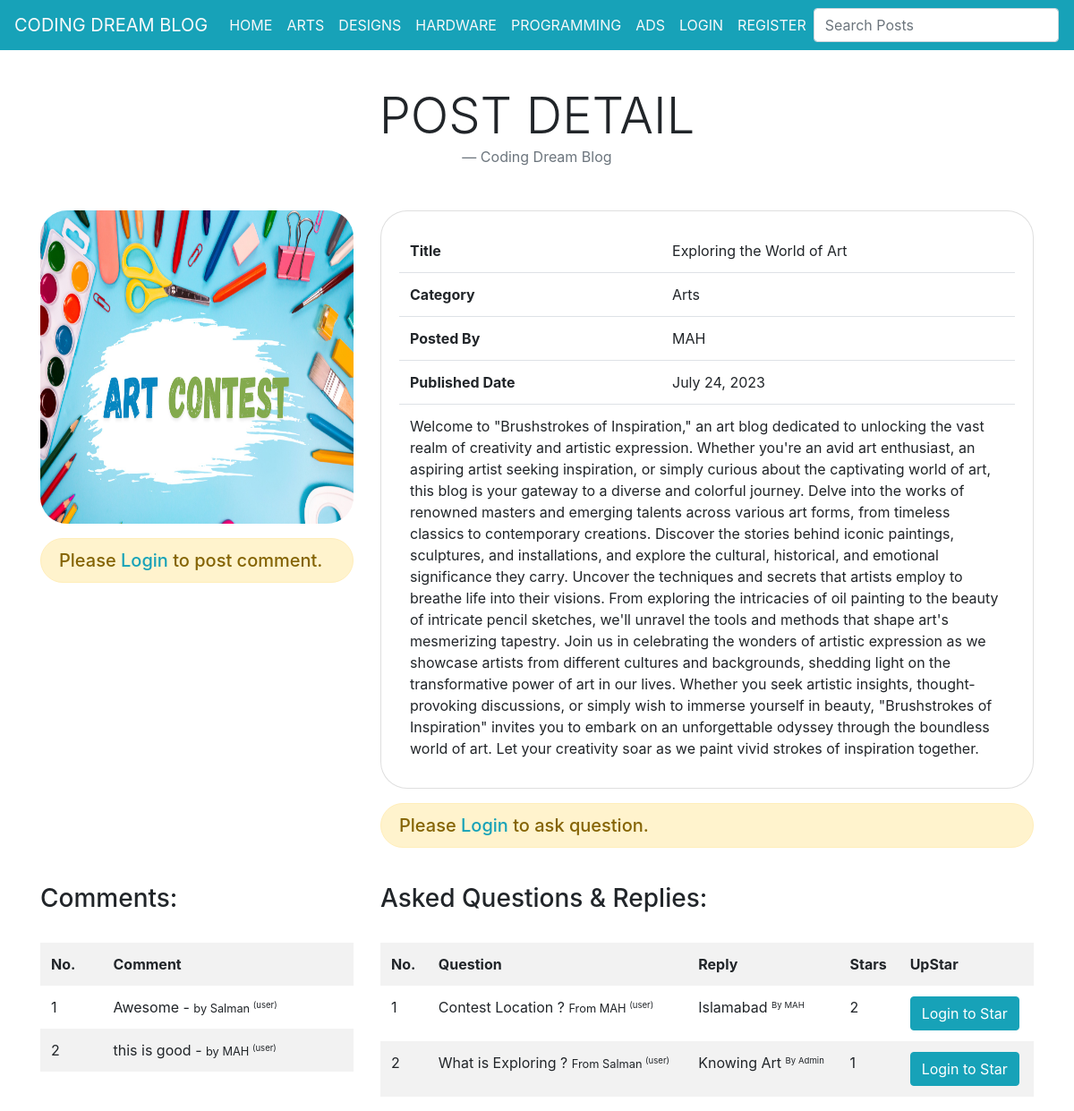
The app's page /detail.php?post=11, older data.
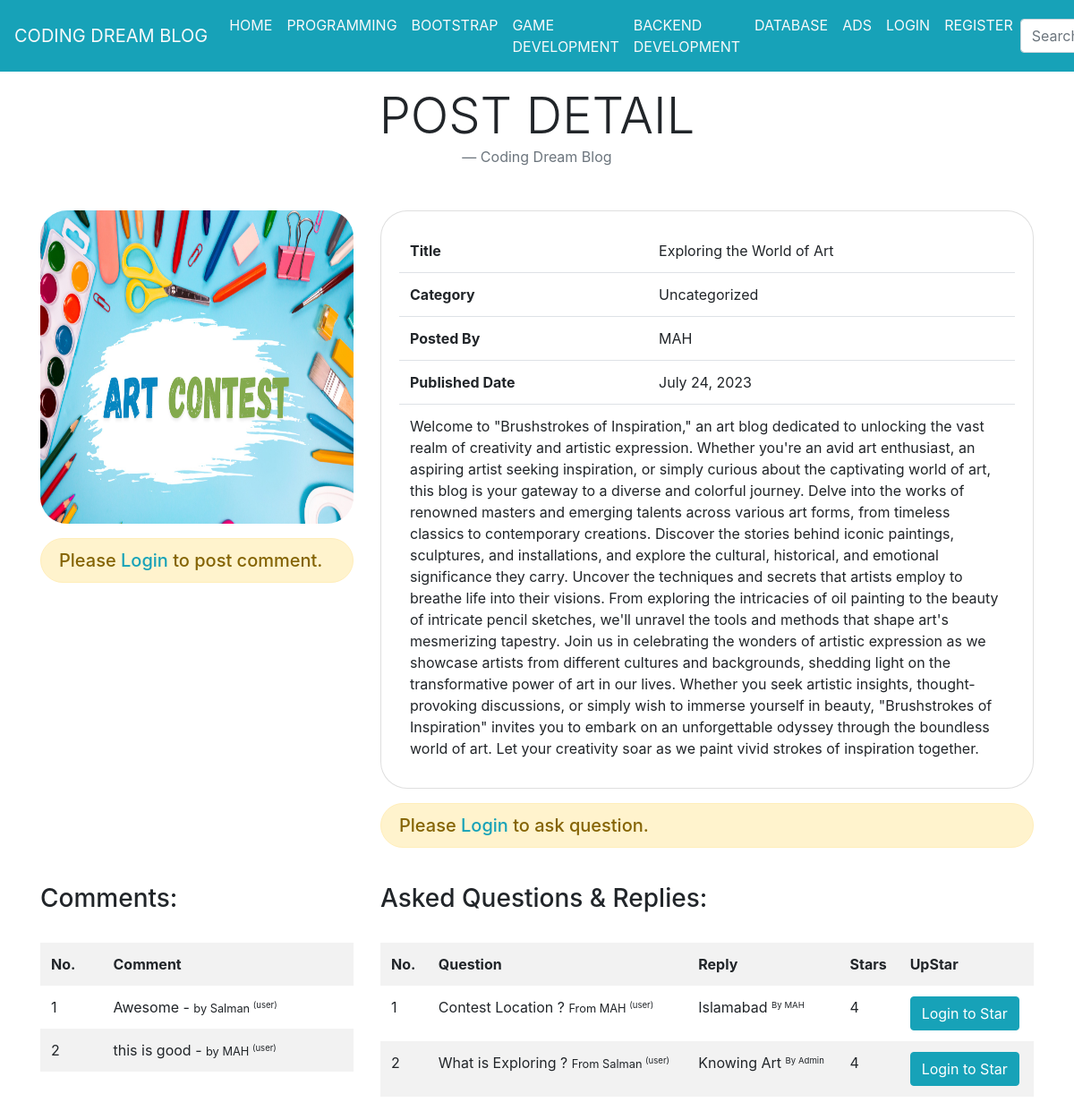
The same page, newer data.
### tables this page shows
CREATE TABLE `categories` (
  `id` int(20) NOT NULL,
  `name` varchar(255) DEFAULT NULL
);

CREATE TABLE `comments` (
  `id` int(20) NOT NULL,
  `user_id` int(20) DEFAULT NULL,
  `post_id` int(20) DEFAULT NULL,
  `comment` varchar(255) DEFAULT NULL,
  `status` int(10) DEFAULT 1
);

CREATE TABLE `users` (
  `id` int(20) NOT NULL,
  `name` varchar(50) DEFAULT NULL,
  `email` varchar(100) DEFAULT NULL,
  `password` varchar(100) DEFAULT NULL,
  `phone` varchar(60) DEFAULT NULL,
  `city` varchar(60) DEFAULT NULL,
  `role` varchar(20) DEFAULT 'user'
);

CREATE TABLE `questions` (
  `id` int(20) NOT NULL,
  `post_id` int(20) DEFAULT NULL,
  `questioner` int(20) DEFAULT NULL,
  `respond_by` int(20) DEFAULT NULL,
  `question` varchar(255) DEFAULT NULL,
  `answer` varchar(255) DEFAULT NULL,
  `stars` int(30) DEFAULT 0,
  `status` int(10) DEFAULT 0,
  `starsgivers` text DEFAULT NULL
);

### detail.php (the view, shortened to what the changed rows need)
<?php include_once "connect.php"; ?>
<?php include_once "header.php"; ?>
<?php include_once "navbar.php"; ?>
<main role="main" class="container">
<div class="row">
<div class="col-md-12 col-sm-12 col-lg-12">
<blockquote class="blockquote text-center mb-5">
  <h1 class="mb-0 text-uppercase display-4">Post Detail</h1>
</blockquote>
<?php
if(isset($_GET['post'])){
$post = $_GET['post'];
$query       = "SELECT * FROM posts WHERE id = '{$post}' AND status = 1 ORDER BY id DESC";
$result      = $db->query($query);
if($result->num_rows == 0){
echo "<h5 class='alert'>No Record.</h5>";
}else{
$row      = $result->fetch_assoc();
$id = $row['id'];
$title = $row['title'];
$catid = $row['category_id'];
$catnameQuery = "SELECT * FROM categories WHERE id = '{$catid}' LIMIT 1";
$catresult = $db->query($catnameQuery);
$catrow = $catresult->fetch_assoc();
$catnum = $catresult->num_rows;
if($catnum == 0){
$category = 'Uncategorized';
}else{
$category = $catrow['name'];
}
$posted_by = $row['posted_by'];
$postedbyQuery = "SELECT * FROM users WHERE id = '{$posted_by}' LIMIT 1";
$postedbyResult = $db->query($postedbyQuery);
$postedbyRow = $postedbyResult->fetch_assoc();
$postedbyNum = $postedbyResult->num_rows;
if($postedbyNum == 0){
$posted_by = 'Unknown';
}else{
$posted_by = $postedbyRow['name'];
}
$image = $row['image'];
$date = $row['date'];
$date = date("F j, Y", strtotime($date));
$description = $row['description'];
}
?>
<div class="row">
      <div class="col-md-4 col-sm-4 col-lg-4">
        <img class="img rounded-5" src="<?php echo $image ?>" style="width: 100%; height: 350px;">
        <?php
            if(isset($logid)){
        ?>
        <form method="post">
        <input type="hidden" name="postid" value="<?php echo $id ?>">
        <input type="hidden" name="userid" value="<?php echo $logid ?>">
        <div class="form-group">
            <label for="comment">Type Your Comment</label>
            <textarea class="form-control" id="comment" name="comment" rows="3" required></textarea>
        </div>
        <div class="form-group">
            <input type="submit" name="postcomment" class="btn btn-info" value="comment">
        </div>
        </form>
        <?php
            }else{
                echo "<h5 class='alert alert-warning mt-3 rounded-5'>Please <a href='login.php' class='text-info'>Login</a> to post comment.</h5>";
            }
        ?>
     </div>
     <div class="col-md-8 col-sm-8 col-lg-8">
        <div class="card rounded-5">
            <div class="card-body">
            <table class="table mb-0">
<tr>
    <th class="border-0">Title</th>
    <td class="border-0"><?php echo $title ?></td>
</tr>
<tr>
    <th>Category</th>
    <td><?php echo $category ?></td>
</tr>
<tr>
    <th>Posted By</th>
    <td><?php echo $posted_by ?></td>
</tr>
<tr>
    <th>Published Date</th>
    <td><?php echo $date ?></td>
</tr>
<tr>
    <td colspan="2"><?php echo $description ?></td>
</tr>
</table>
            </div>
        </div>
    <?php
        if(isset($logid)){
    ?>
    <form method="post">
    <input type="hidden" name="postid" value="<?php echo $id ?>">
    <input type="hidden" name="questioner" value="<?php echo $logid ?>">
    <div class="form-group">
        <label for="comment">Ask Question</label>
        <textarea class="form-control" id="question" name="question" rows="3" required></textarea>
    </div>
    <div class="form-group">
        <input type="submit" name="askquestion" class="btn btn-info" value="Ask">
    </div>
    </form>
    <?php
        }else{
            echo "<h5 class='alert alert-warning mt-3 rounded-5'>Please <a href='login.php' class='text-info'>Login</a> to ask question.</h5>";
        }
    ?>
     </div>
</div>
<br>
<div class="row">
<div class="col-md-4 col-sm-4 col-lg-4">
<h3>Comments:</h3><br>
<table class="table table-borderless table-striped">
    <tr>
        <th>No.</th>
        <th>Comment</th>
    </tr>
    <?php
      $showComments = "SELECT * FROM comments WHERE post_id = '{$post}' AND status = 1 ORDER BY id DESC";
        $showResult = $db->query($showComments);
        $showNum = $showResult->num_rows;
        if($showNum == 0){
            echo "<tr><td colspan='2'>No Comments.</td></tr>";
        }else{
            $i = 0;
            while($showRow = $showResult->fetch_assoc()){
                $i++;
                $comment = $showRow['comment'];
                $userid = $showRow['user_id'];
                $userQuery = "SELECT * FROM users WHERE id = '{$userid}' LIMIT 1";
                $userResult = $db->query($userQuery);
                $userRow = $userResult->fetch_assoc();
                $usernum = $userResult->num_rows;
                if($usernum == 0){
                    $username = 'Unknown';
                }else{
                    $username = $userRow['name'];
                    $userrole = $userRow['role'];
                }
                echo "<tr><td>{$i}</td><td>{$comment} - <small>by {$username} <sup>({$userrole})</sup></small></td></tr>";
            }
        }
    ?>
</table>
</div>
<div class="col-md-8 col-sm-8 col-lg-8">
<h3>Asked Questions & Replies:</h3><br>
<table class="table table-borderless table-striped">
    <tr>
        <th>No.</th>
        <th>Question</th>
        <th>Reply</th>
        <th>Stars</th>
        <th>UpStar</th>
    </tr>
    <?php
      $showquestions = "SELECT * FROM questions WHERE post_id = '{$post}' ORDER BY stars DESC";
        $showResult = $db->query($showquestions);
        $showNum = $showResult->num_rows;
        if($showNum == 0){
            echo "<tr><td colspan='5'>No Question Asked.</td></tr>";
        }else{
            $i = 0;
            while($showRow = $showResult->fetch_assoc()){
                $i++;
                $question = $showRow['question'];
                $userid = $showRow['questioner'];
                $userQuery = "SELECT * FROM users WHERE id = '{$userid}' LIMIT 1";
                $userResult = $db->query($userQuery);
                $userRow = $userResult->fetch_assoc();
                $usernum = $userResult->num_rows;
                if($usernum == 0){
                    $username = 'Unknown';
                }else{
                    $username = $userRow['name'];
                    $userrole = $userRow['role'];
                }
                if(!empty($showRow['answer']) && $showRow['respond_by'] > 0){
                    $respond_by = $showRow['respond_by'];
                    $respondQuery = "SELECT * FROM users WHERE id = '{$respond_by}' LIMIT 1";
                    $respondResult = $db->query($respondQuery);
                    $respondRow = $respondResult->fetch_assoc();
                    $respondNum = $respondResult->num_rows;
                    if($respondNum == 0){
                        $respond_by = 'Unknown';
                    }else{
                        $respond_by = $respondRow['name'];
                    }
                }else{
                    $respond_by = '-';
                }
                $starstatus = $showRow['status'];
                if($starstatus > 0){
                    $stars = $showRow['stars'];
                    if(empty($showRow['answer'])){
                        $answer = '-';
                    }else{
                        $answer = $showRow['answer'];
                    }
                }else{
                    $answer = '-';
                    $stars = '-';
                }
                ?>
                <tr>
                    <td><?php echo $i ?></td>
                    <td><?php echo $question ?> <small>From <?php echo $username ?> <sup>(<?php echo $userrole ?>)</sup></small></td>
                    <td><?php echo $answer ?> <small><sup>By <?php echo $respond_by ?></sup></small></td>
                    <td><?php echo $stars ?></td>
                    <td>
                    <?php
                        if(isset($logid)){
                            if($starstatus > 0){
                                echo "<a href='detail.php?post={$post}&question={$showRow['id']}&giver={$logid}' class='btn btn-warning btn-sm'><i class='fas fa-arrow-up'></i></a>";
                            }else{
                                echo '-';
                            }
                        }else{
                            echo "<a href='login.php' class='btn btn-info'>Login to Star</a>";
                        }
                        ?>
                    </td>
                </tr>
                <?php
            }
        }
    ?>
</table>
</div>
</div>
<?php } ?>
</div>
</div>
</main>

### navbar.php (shortened to what the changed rows need)
<nav class="navbar navbar-expand-md navbar-light fixed-top bg-info">
  <div class="collapse navbar-collapse" id="navbarCollapse">
    <ul class="navbar-nav mx-auto">
<?php
  $query = "SELECT * FROM categories";
  $result = $db->query($query);
  $num = $result->num_rows;
  if($num == 0){
  }else{
    while($row = $result->fetch_assoc()){
      $id     = $row['id'];
      $name   = $row['name'];
      ?>
     <li class="nav-item">
        <a class="nav-link fw-bold text-light text-uppercase" href="searchposts.php?cat=<?php echo $id ?>"><?php echo ucfirst($name); ?></a>
      </li>
      <?php
    }
  }
 ?>
    </ul>
  </div>
</nav>

Row changes from the older to the newer data that the page shows:
removed categories: name "ARTS", name "Arts"
removed categories: name "DESIGNS"
removed categories: name "HARDWARE"
added categories: name "BOOTSTRAP"
added categories: name "GAME DEVELOPMENT"
added categories: name "BACKEND DEVELOPMENT"
added categories: name "DATABASE"
changed questions "Contest Location ?": stars "2" → "4"
changed questions "What is Exploring ?": stars "1" → "4"
Text that changed along with them:
$category: (not shown) → "Uncategorized"
